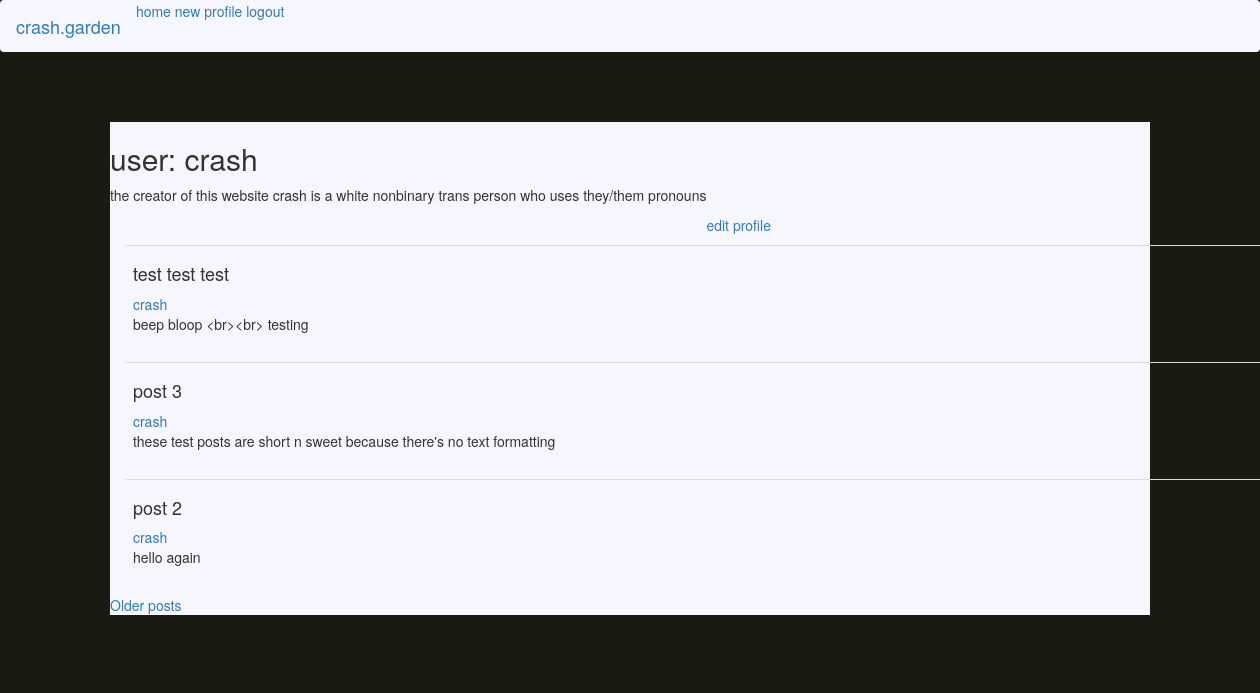
Page /crash (signed in) on the earlier database version.
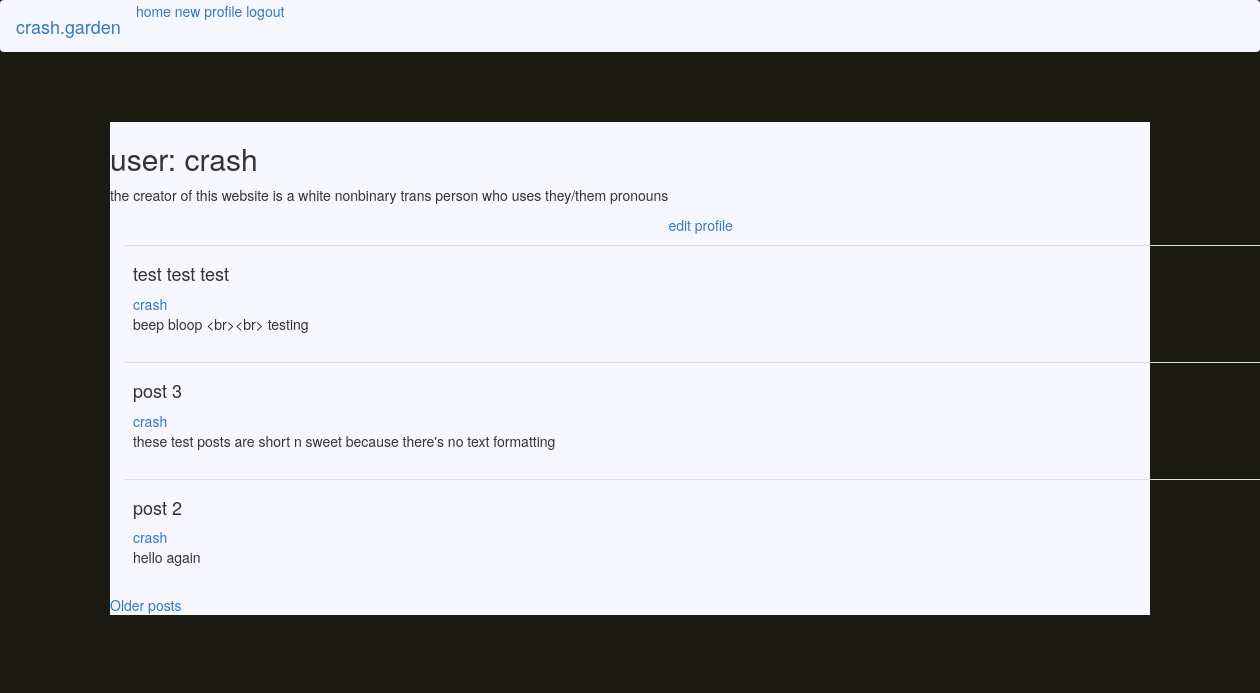
Same page on the later database version.
### app/models.py (models this page shows, shortened)
class User(UserMixin, db.Model):
    id = db.Column(db.Integer, primary_key=True)
    username = db.Column(db.String(64), index=True, unique=True)
    email = db.Column(db.String(120), index=True, unique=True)
    password_hash = db.Column(db.String(128))
    role = db.Column(db.String(64))  # TODO, NOT IMPLEMENTED
    posts = db.relationship('Post', backref='author', lazy='dynamic')
    about_me = db.Column(db.String(512))

### app/routes.py (the view)
@app.route('/<username>')
@login_required
def user(username):
    user = User.query.filter_by(username=username).first_or_404()
    page = request.args.get('page', 1, type=int)
    posts = user.posts.order_by(Post.timestamp.desc()).paginate(page, app.config['POSTS_PER_PAGE'], False)
    next_url = url_for('user', username=user.username, page=posts.next_num) if posts.has_next else None
    prev_url = url_for('user', username=user.username, page=posts.prev_num) if posts.has_prev else None
    return render_template('user.html', user=user, posts=posts.items, next_url=next_url, prev_url=prev_url)

### app/models.py (called while the page is built)
@login.user_loader
def load_user(id):
    return User.query.get(int(id))

### app/templates/user.html (shortened to what this page needs)
{% extends "base.html" %}
{% block app_content %}
    <table>
        <tr valign="top">
          <td>
            <h2>user: {{ user.username }}</h2>
          </td>
        </tr>
        <tr>
          <td>
            {% if user.about_me %}
                <p>{{ user.about_me }}</p>
            {% endif %}
            </td>
        <tr>
          <td></td>
          <td>
              {% if user == current_user %}
              <p><a href="{{ url_for('edit_profile') }}">edit profile</a></p>
              {% endif %}
          </td>
        </tr>
    </table>
    {% for post in posts %}
        {% include '_post.html' %}
    {% endfor %}
    {% if next_url %}
      <a href="{{ next_url }}">Older posts</a>
    {% endif %}
{% endblock %}

Differences in the rows shown:
changed User "crash": about_me "the creator of this website crash is a white nonbinary trans person who uses they/them pronouns" → "the creator of this website is a white nonbinary trans person who uses they/them pronouns"
